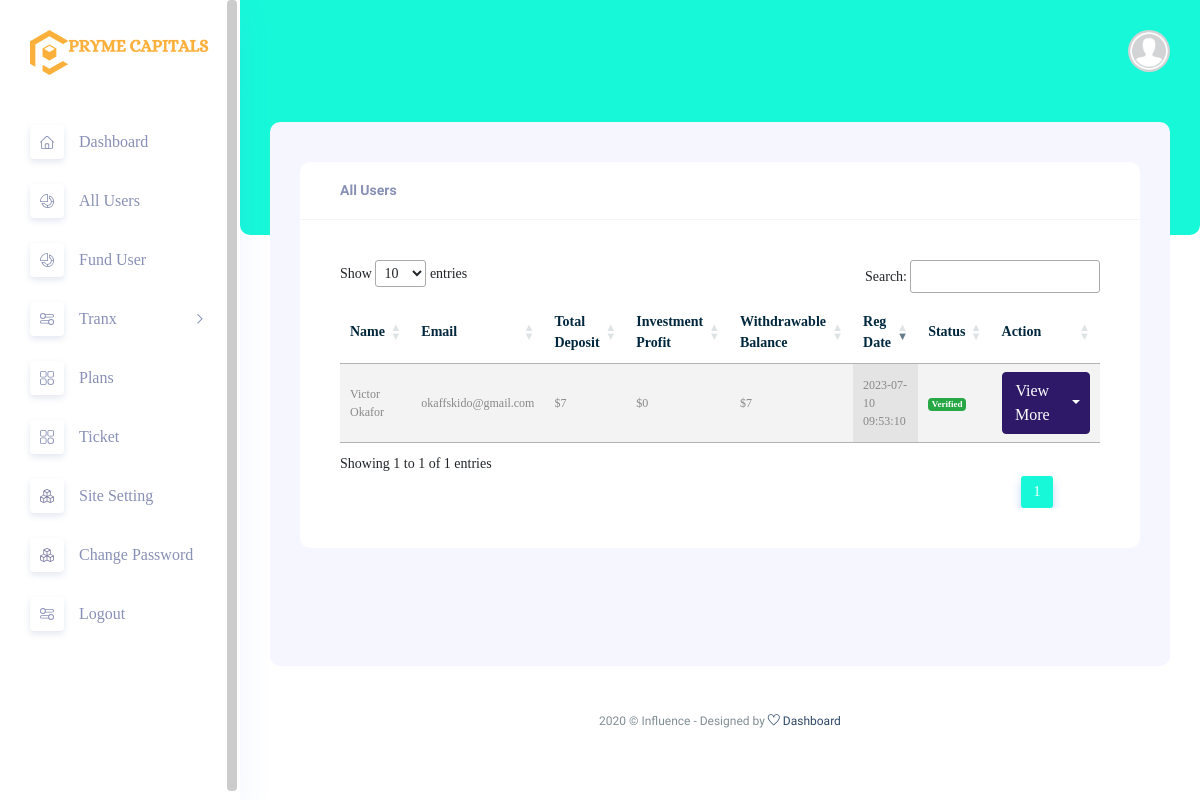
Page /backadmin/all_users.php (signed in) on the committed database.
### tables this page shows
CREATE TABLE IF NOT EXISTS `_users` (
  `_uId` int(11) NOT NULL AUTO_INCREMENT,
  `_fName` varchar(50) DEFAULT NULL,
  `_lName` varchar(50) DEFAULT NULL,
  `_country` varchar(100) DEFAULT NULL,
  `_uPhone` varchar(15) DEFAULT NULL,
  `_uEmail` varchar(50) DEFAULT NULL,
  `_userName` varchar(50) DEFAULT NULL,
  `_uPassword` varchar(50) DEFAULT NULL,
  `_Pic` varchar(50) DEFAULT NULL,
  `_addr` varchar(50) DEFAULT NULL,
  `_state` varchar(30) DEFAULT NULL,
  `_zip` varchar(15) DEFAULT NULL,
  `_city` varchar(20) DEFAULT NULL,
  `_uStatus` enum('New','Active','Suspended') DEFAULT 'Active',
  `_regTime` timestamp NULL DEFAULT current_timestamp(),
  `_depositBal` float DEFAULT 0,
  `_interestBal` float NOT NULL DEFAULT 0,
  `_totalInvest` float NOT NULL DEFAULT 0,
  `_totalBal` float DEFAULT 0,
  `_totalWithdraw` float NOT NULL DEFAULT 0,
  `_referralEarn` float NOT NULL DEFAULT 0,
  `_otp` varchar(10) DEFAULT NULL,
  `_otpExpiry` varchar(20) DEFAULT NULL,
  `_referredMe` varchar(50) DEFAULT NULL,
  `_firstDeposit` enum('Y','N') DEFAULT 'Y',
  PRIMARY KEY (`_uId`),
  UNIQUE KEY `_uId` (`_userName`) USING BTREE
);

### backadmin/include/function.php (called while the page is built, shortened)
  <?php
function fetchUsers(){
$result = [];
global $conn;
$query = $conn->query("select * from ".C." order by _uId desc");
while($row = mysqli_fetch_assoc($query)){
	$result[] = $row;
}
return $result;
}
?>

### backadmin/all_users.php (the view, shortened to what this page needs)
<!DOCTYPE html>
<html lang="zxx">
<head>
    <link rel="stylesheet" href="css/bootstrap.min.css" />
    <link rel="stylesheet" href="vendors/themefy_icon/themify-icons.css" />
    <link rel="stylesheet" href="vendors/scroll/scrollable.css" />
    <link rel="stylesheet" href="vendors/font_awesome/css/all.min.css" />
    <link rel="stylesheet" href="vendors/datatable/css/jquery.dataTables.min.css" />
    <link rel="stylesheet" href="vendors/datatable/css/responsive.dataTables.min.css" />
    <link rel="stylesheet" href="vendors/datatable/css/buttons.dataTables.min.css" />
    <link rel="stylesheet" href="https://cdn.datatables.net/1.11.5/css/jquery.dataTables.min.css" />
    <link rel="stylesheet" href="css/metisMenu.css">
    <link rel="stylesheet" href="css/style.css" />
    <link href="css/sweetalert2.min.css" rel="stylesheet">
    <link rel="stylesheet" href="alertifyjs/css/alertify.min.css">
</head>
<body class="crm_body_bg">
    <?php include "side-bar.php"; ?>
    <section class="main_content dashboard_part large_header_bg">
        <?php include "top-bar.php"; ?>
        <div class="main_content_iner ">
            <div class="container-fluid p-0">
                <div class="row justify-content-center">
                    <div class="col-lg-12">
                        <div class="white_card card_height_100 mb_30">
                            <div class="white_card_header">
                                <div class="box_header m-0">
                                    <div class="main-title">
                                        <h3 class="m-0">All Users</h3>
                                    </div>
                                </div>
                            </div>
                            <div class="white_card_body">
                                <div class="QA_section" style="overflow-x:auto;">
                                    <table id="myTable" class="display">
                                        <thead>
                                            <tr>
                                                <th>Name</th>
                                                <th>Email</th>
                                                <th>Total Deposit</th>
                                                <th>Investment Profit</th>
                                                <th>Withdrawable Balance</th>
                                                <th>Reg Date</th>
                                                <th>Status</th>
                                                <th>Action</th>
                                            </tr>
                                        </thead>
                                        <tbody>
                                            <?php foreach(fetchUsers() as $users){ ?>
                                            <tr>
                                                <td><?php echo $users['_fName']." ".$users['_lName']; ?></td>
                                                <td><?php echo $users['_uEmail']; ?></td>
                                                <td>$<?php echo $users['_depositBal']; ?></td>
                                                <td>$<?php echo $users['_interestBal']; ?></td>
                                                <td>$<?php echo $users['_totalBal']; ?></td>
                                                <td><?php echo $users['_regTime']; ?></td>
                                                <td><?php $status = $users['_uStatus'];
												if($status == "New"){ ?>
                                                    <div class="badge badge-info">New</div>
                                                    <?php }else if($status == "Active"){ ?>
                                                    <div class="badge badge-success">Verified</div>
                                                    <?php }else{ ?>
                                                    <div class="badge badge-danger">Suspended</div>
                                                    <?php }
											?>
                                                </td>
                                                <td>
                                                    <div class="btn-group">
                                                        <button type="button" class="btn btn-primary"
                                                            onclick="viewMore(<?php echo $users['_uId']; ?>)">View
                                                            More</button>
                                                        <button type="button"
                                                            class="btn btn-primary dropdown-toggle dropdown-toggle-split"
                                                            data-toggle="dropdown" aria-haspopup="true"
                                                            aria-expanded="false">
                                                        </button>
                                                    </div>
                                                </td>
                                            </tr>
                                            <?php } ?>
                                        </tbody>
                                    </table>
                                </div>
                            </div>
                        </div>
                    </div>
                </div>
            </div>
        </div>
        <?php include "footer.php"; ?>
    </section>
</body>
</html>

### rows in the picture
_users: _fName "Victor", _lName "Okafor", _uEmail "okaffskido@gmail.com", _depositBal "7", _interestBal "0", _totalBal "7", _regTime "2023-07-10 09:53:10", _uStatus "Verified"
